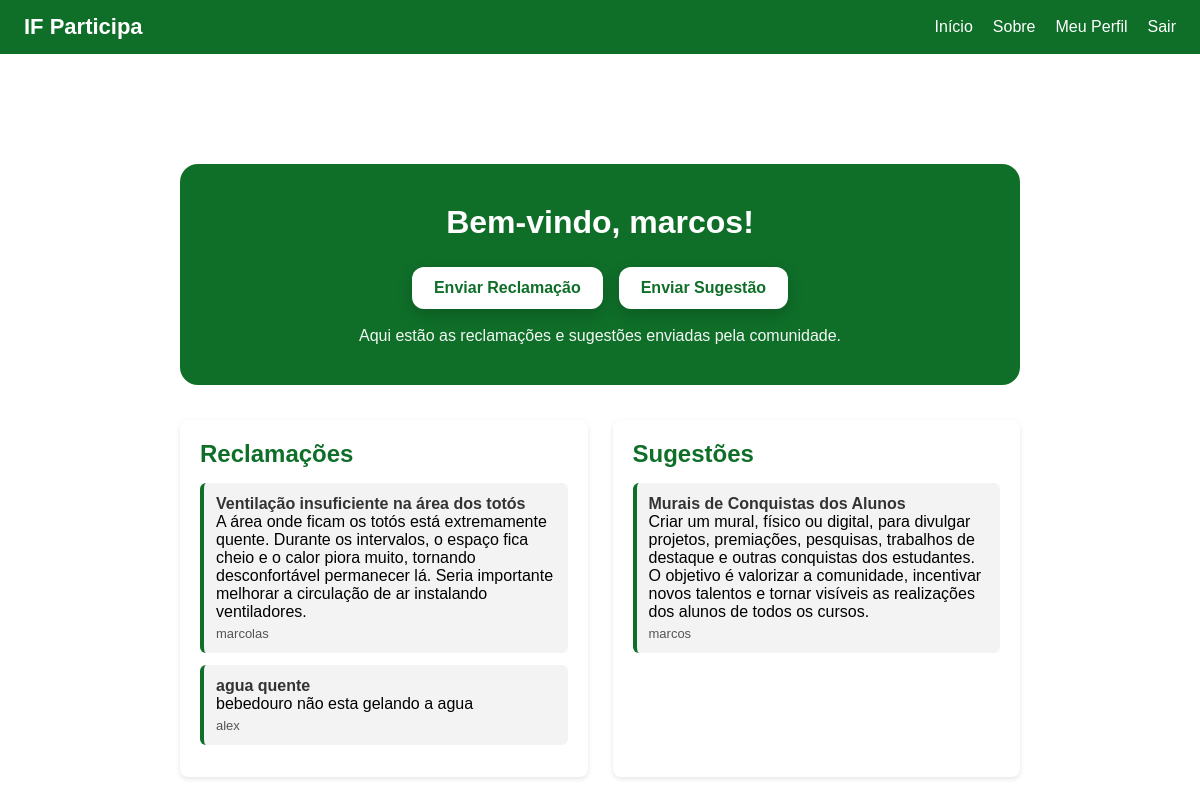
/dashboard (signed in), run on the app's committed database.
### models/users.py (models this page shows)
class Usuario(Base, UserMixin):
    __tablename__ = "usuarios"
    id = Column(Integer, primary_key=True)
    nome = Column(String(120), nullable=False)
    email = Column(String(120), unique=True, nullable=False)
    senha_hash = Column(String(200), nullable=False)
    reclamacoes = relationship("Reclamacao", back_populates="autor")
    sugestoes = relationship("Sugestao", back_populates="autor")

### models/reclamacoes.py (models this page shows)
class Reclamacao(Base):
    __tablename__ = "reclamacoes"
    id = Column(Integer, primary_key=True)
    titulo = Column(String(150), nullable=False)
    descricao = Column(Text, nullable=False)
    autor_id = Column(Integer, ForeignKey("usuarios.id"))
    autor = relationship("Usuario", back_populates="reclamacoes")

### models/sugestoes.py (models this page shows)
class Sugestao(Base):
    __tablename__ = "sugestoes"
    id = Column(Integer, primary_key=True)
    titulo = Column(String(150), nullable=False)
    descricao = Column(Text, nullable=False)
    autor_id = Column(Integer, ForeignKey("usuarios.id"))
    autor = relationship("Usuario", back_populates="sugestoes")

### controllers/routes.py (the view)
@controllers_bp.route("/dashboard")
@login_required
def dashboard():
    reclamacoes = db_session.query(Reclamacao).all()
    sugestoes = db_session.query(Sugestao).all()
    return render_template(
        "dashboard.html",
        usuario=current_user,
        reclamacoes=reclamacoes,
        sugestoes=sugestoes
    )

### app.py (called while the page is built)
@login_manager.user_loader
def load_user(user_id):
    db = SessionLocal()
    user = db.query(Usuario).get(int(user_id))
    db.close()
    return user

### templates/dashboard.html (shortened to what this page needs)
{% extends "base.html" %}
{% block estilos %}
<link rel="stylesheet" href="{{ url_for('static', filename='controllers/dashboard.css') }}">
{% endblock %}
{% block conteudo %}
<div class="dashboard">
    <div class="topo-dashboard">
        <h1>Bem-vindo, {{ usuario.nome }}!</h1>
        <div class="acoes">
            <a class="botao" href="{{ url_for('reclamacoes_bp.enviar_reclamacao') }}">Enviar Reclamação</a>
            <a class="botao" href="{{ url_for('sugestoes_bp.enviar_sugestao') }}">Enviar Sugestão</a>
        </div>
        <p>Aqui estão as reclamações e sugestões enviadas pela comunidade.</p>
    </div>
    <div class="quadros">
        <div class="quadro">
            <h2>Reclamações</h2>
            <ul>
                {% for r in reclamacoes %}
                <li class="item">
                    <strong>{{ r.titulo }}</strong><br>
                    {{ r.descricao }}<br>
                    <span class="autor">{{ r.autor.nome }}</span>
                </li>
                {% endfor %}
            </ul>
        </div>
        <div class="quadro">
            <h2>Sugestões</h2>
            <ul>
                {% for s in sugestoes %}
                <li class="item">
                    <strong>{{ s.titulo }}</strong><br>
                    {{ s.descricao }}<br>
                    <span class="autor">{{ s.autor.nome }}</span>
                </li>
                {% endfor %}
            </ul>
        </div>
    </div>
</div>
{% endblock %}

### static/base.css (style rules this page uses)
* { margin: 0; padding: 0; box-sizing: border-box; }

### static/controllers/dashboard.css (style rules this page uses)
.dashboard { width: 100%; max-width: 1100px; margin: 40px auto; padding: 20px; font-family: Arial, sans-serif; }
.topo-dashboard { background: #0f6f29; padding: 40px 30px; border-radius: 18px; color: white; text-align: center; margin-bottom: 35px; }
.topo-dashboard h1 { font-size: 32px; margin-bottom: 16px; font-weight: 700; }
.topo-dashboard p { font-size: 16px; opacity: 0.95; }
.topo-dashboard .acoes { margin: 26px 0 18px; display: flex; justify-content: center; gap: 16px; flex-wrap: wrap; }
.topo-dashboard .botao { background: white; color: #0f6f29; padding: 12px 22px; border-radius: 12px; font-weight: 600; text-decoration: none; transition: all 0.2s ease; box-shadow: 0 6px 16px rgba(0,0,0,0.18); }
.botao { padding: 10px 16px; background: #0f6f29; color: white; text-decoration: none; border-radius: 6px; font-weight: bold; transition: 0.2s; }
.topo-dashboard p { font-size: 16px; margin-top: 10px; }
.quadros { margin-top: 30px; display: grid; grid-template-columns: 1fr 1fr; gap: 25px; }
.quadro { background: #ffffff; border-radius: 8px; padding: 20px; box-shadow: 0 2px 5px rgba(0,0,0,0.1); }
.quadro h2 { margin-bottom: 15px; color: #0f6f29; }
.quadro ul { list-style: none; padding: 0; }
.item { background: #f3f3f3; padding: 12px; border-radius: 6px; margin-bottom: 12px; border-left: 4px solid #0f6f29; }
.item strong { font-size: 16px; color: #333; }
.autor { display: block; margin-top: 5px; font-size: 13px; color: #555; }

### data on the page
Usuario: nome "marcos"
Reclamacao: titulo "Ventilação insuficiente na área dos totós", descricao "A área onde ficam os totós está extremamente quente. Durante os intervalos, o espaço fica cheio e o calor piora muito, tornando desconfortável permanecer lá. Seria importante melhorar a circulação de ar instalando ventiladores.", autor.nome "marcolas"
Reclamacao: titulo "agua quente", descricao "bebedouro não esta gelando a agua", autor.nome "alex"
Sugestao: titulo "Murais de Conquistas dos Alunos", descricao "Criar um mural, físico ou digital, para divulgar projetos, premiações, pesquisas, trabalhos de destaque e outras conquistas dos estudantes. O objetivo é valorizar a comunidade, incentivar novos talentos e tornar visíveis as realizações dos alunos de todos os cursos.", autor.nome "marcos"
